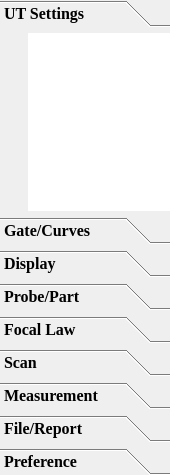
<?xml version="1.0" encoding="UTF-8"?>
<ui version="4.0">
 <class>FirstSecondMenuWidget</class>
 <widget class="QWidget" name="FirstSecondMenuWidget">
  <property name="geometry">
   <rect>
    <x>0</x>
    <y>0</y>
    <width>170</width>
    <height>475</height>
   </rect>
  </property>
  <property name="windowTitle">
   <string>Form</string>
  </property>
  <layout class="QGridLayout" name="gridLayout_2">
   <property name="leftMargin">
    <number>0</number>
   </property>
   <property name="topMargin">
    <number>0</number>
   </property>
   <property name="rightMargin">
    <number>0</number>
   </property>
   <property name="bottomMargin">
    <number>0</number>
   </property>
   <property name="spacing">
    <number>0</number>
   </property>
   <item row="0" column="0">
    <widget class="QFrame" name="frame_mainMenu">
     <property name="styleSheet">
      <string notr="true"/>
     </property>
     <property name="frameShape">
      <enum>QFrame::NoFrame</enum>
     </property>
     <property name="frameShadow">
      <enum>QFrame::Plain</enum>
     </property>
     <layout class="QVBoxLayout" name="verticalLayout" stretch="100">
      <property name="spacing">
       <number>0</number>
      </property>
      <property name="leftMargin">
       <number>0</number>
      </property>
      <property name="topMargin">
       <number>0</number>
      </property>
      <property name="rightMargin">
       <number>0</number>
      </property>
      <property name="bottomMargin">
       <number>0</number>
      </property>
      <item>
       <widget class="QToolBox" name="toolBox">
        <property name="font">
         <font>
          <family>Times New Roman</family>
          <pointsize>12</pointsize>
          <weight>75</weight>
          <bold>true</bold>
         </font>
        </property>
        <property name="styleSheet">
         <string notr="true">QToolBox::tab {
border-image: url(:/file/resources/arrowDown.png);
background: qlineargradient(x1: 0, y1: 0, x2: 0, y2: 1,
stop: 0 #E1E1E1, stop: 0.4 #DDDDDD,
stop: 0.5 #D8D8D8, stop: 1.0 #D3D3D3);
background-color: rgba(67, 67, 67, 0);
border-radius: 5px;
color: white;
}

QToolBox::tab:selected {
border-image: url(:/file/resources/arrowUp.png);
font: italic, &quot;Times New Roman&quot;, bold, 12px;
color: red;
}</string>
        </property>
        <property name="frameShape">
         <enum>QFrame::NoFrame</enum>
        </property>
        <property name="currentIndex">
         <number>0</number>
        </property>
        <widget class="QWidget" name="page_1">
         <property name="geometry">
          <rect>
           <x>0</x>
           <y>0</y>
           <width>170</width>
           <height>178</height>
          </rect>
         </property>
         <attribute name="label">
          <string>UT Settings</string>
         </attribute>
         <layout class="QHBoxLayout" name="horizontalLayout_1" stretch="1,5">
          <property name="spacing">
           <number>0</number>
          </property>
          <property name="leftMargin">
           <number>0</number>
          </property>
          <property name="topMargin">
           <number>0</number>
          </property>
          <property name="rightMargin">
           <number>0</number>
          </property>
          <property name="bottomMargin">
           <number>0</number>
          </property>
          <item>
           <spacer name="horizontalSpacer_1">
            <property name="orientation">
             <enum>Qt::Horizontal</enum>
            </property>
            <property name="sizeHint" stdset="0">
             <size>
              <width>40</width>
              <height>20</height>
             </size>
            </property>
           </spacer>
          </item>
          <item>
           <widget class="QListView" name="listView_1">
            <property name="sizePolicy">
             <sizepolicy hsizetype="Preferred" vsizetype="Preferred">
              <horstretch>0</horstretch>
              <verstretch>0</verstretch>
             </sizepolicy>
            </property>
            <property name="frameShape">
             <enum>QFrame::NoFrame</enum>
            </property>
            <property name="spacing">
             <number>8</number>
            </property>
           </widget>
          </item>
         </layout>
        </widget>
        <widget class="QWidget" name="page_2">
         <property name="geometry">
          <rect>
           <x>0</x>
           <y>0</y>
           <width>170</width>
           <height>178</height>
          </rect>
         </property>
         <attribute name="label">
          <string>Gate/Curves</string>
         </attribute>
         <layout class="QHBoxLayout" name="horizontalLayout_2" stretch="1,5">
          <property name="spacing">
           <number>0</number>
          </property>
          <property name="leftMargin">
           <number>0</number>
          </property>
          <property name="topMargin">
           <number>0</number>
          </property>
          <property name="rightMargin">
           <number>0</number>
          </property>
          <property name="bottomMargin">
           <number>0</number>
          </property>
          <item>
           <spacer name="horizontalSpacer_2">
            <property name="orientation">
             <enum>Qt::Horizontal</enum>
            </property>
            <property name="sizeHint" stdset="0">
             <size>
              <width>40</width>
              <height>20</height>
             </size>
            </property>
           </spacer>
          </item>
          <item>
           <widget class="QListView" name="listView_2">
            <property name="sizePolicy">
             <sizepolicy hsizetype="Preferred" vsizetype="Preferred">
              <horstretch>0</horstretch>
              <verstretch>0</verstretch>
             </sizepolicy>
            </property>
            <property name="frameShape">
             <enum>QFrame::NoFrame</enum>
            </property>
            <property name="spacing">
             <number>8</number>
            </property>
           </widget>
          </item>
         </layout>
        </widget>
        <widget class="QWidget" name="page_3">
         <property name="geometry">
          <rect>
           <x>0</x>
           <y>0</y>
           <width>170</width>
           <height>178</height>
          </rect>
         </property>
         <attribute name="label">
          <string>Display</string>
         </attribute>
         <layout class="QHBoxLayout" name="horizontalLayout_3" stretch="1,5">
          <property name="spacing">
           <number>0</number>
          </property>
          <property name="leftMargin">
           <number>0</number>
          </property>
          <property name="topMargin">
           <number>0</number>
          </property>
          <property name="rightMargin">
           <number>0</number>
          </property>
          <property name="bottomMargin">
           <number>0</number>
          </property>
          <item>
           <spacer name="horizontalSpacer_3">
            <property name="orientation">
             <enum>Qt::Horizontal</enum>
            </property>
            <property name="sizeHint" stdset="0">
             <size>
              <width>25</width>
              <height>20</height>
             </size>
            </property>
           </spacer>
          </item>
          <item>
           <widget class="QListView" name="listView_3">
            <property name="sizePolicy">
             <sizepolicy hsizetype="Preferred" vsizetype="Preferred">
              <horstretch>0</horstretch>
              <verstretch>0</verstretch>
             </sizepolicy>
            </property>
            <property name="frameShape">
             <enum>QFrame::NoFrame</enum>
            </property>
            <property name="spacing">
             <number>8</number>
            </property>
           </widget>
          </item>
         </layout>
        </widget>
        <widget class="QWidget" name="page_4">
         <property name="geometry">
          <rect>
           <x>0</x>
           <y>0</y>
           <width>170</width>
           <height>178</height>
          </rect>
         </property>
         <attribute name="label">
          <string>Probe/Part</string>
         </attribute>
         <layout class="QHBoxLayout" name="horizontalLayout_4" stretch="1,5">
          <property name="spacing">
           <number>0</number>
          </property>
          <property name="leftMargin">
           <number>0</number>
          </property>
          <property name="topMargin">
           <number>0</number>
          </property>
          <property name="rightMargin">
           <number>0</number>
          </property>
          <property name="bottomMargin">
           <number>0</number>
          </property>
          <item>
           <spacer name="horizontalSpacer_4">
            <property name="orientation">
             <enum>Qt::Horizontal</enum>
            </property>
            <property name="sizeHint" stdset="0">
             <size>
              <width>25</width>
              <height>20</height>
             </size>
            </property>
           </spacer>
          </item>
          <item>
           <widget class="QListView" name="listView_4">
            <property name="sizePolicy">
             <sizepolicy hsizetype="Preferred" vsizetype="Preferred">
              <horstretch>0</horstretch>
              <verstretch>0</verstretch>
             </sizepolicy>
            </property>
            <property name="frameShape">
             <enum>QFrame::NoFrame</enum>
            </property>
            <property name="spacing">
             <number>8</number>
            </property>
           </widget>
          </item>
         </layout>
        </widget>
        <widget class="QWidget" name="page_5">
         <property name="geometry">
          <rect>
           <x>0</x>
           <y>0</y>
           <width>170</width>
           <height>178</height>
          </rect>
         </property>
         <attribute name="label">
          <string>Focal Law</string>
         </attribute>
         <layout class="QHBoxLayout" name="horizontalLayout_5" stretch="1,5">
          <property name="spacing">
           <number>0</number>
          </property>
          <property name="leftMargin">
           <number>0</number>
          </property>
          <property name="topMargin">
           <number>0</number>
          </property>
          <property name="rightMargin">
           <number>0</number>
          </property>
          <property name="bottomMargin">
           <number>0</number>
          </property>
          <item>
           <spacer name="horizontalSpacer_5">
            <property name="orientation">
             <enum>Qt::Horizontal</enum>
            </property>
            <property name="sizeHint" stdset="0">
             <size>
              <width>25</width>
              <height>20</height>
             </size>
            </property>
           </spacer>
          </item>
          <item>
           <widget class="QListView" name="listView_5">
            <property name="sizePolicy">
             <sizepolicy hsizetype="Preferred" vsizetype="Preferred">
              <horstretch>0</horstretch>
              <verstretch>0</verstretch>
             </sizepolicy>
            </property>
            <property name="frameShape">
             <enum>QFrame::NoFrame</enum>
            </property>
            <property name="spacing">
             <number>8</number>
            </property>
           </widget>
          </item>
         </layout>
        </widget>
        <widget class="QWidget" name="page_6">
         <property name="geometry">
          <rect>
           <x>0</x>
           <y>0</y>
           <width>170</width>
           <height>178</height>
          </rect>
         </property>
         <attribute name="label">
          <string>Scan</string>
         </attribute>
         <layout class="QHBoxLayout" name="horizontalLayout_6" stretch="1,5">
          <property name="spacing">
           <number>0</number>
          </property>
          <property name="leftMargin">
           <number>0</number>
          </property>
          <property name="topMargin">
           <number>0</number>
          </property>
          <property name="rightMargin">
           <number>0</number>
          </property>
          <property name="bottomMargin">
           <number>0</number>
          </property>
          <item>
           <spacer name="horizontalSpacer_6">
            <property name="orientation">
             <enum>Qt::Horizontal</enum>
            </property>
            <property name="sizeHint" stdset="0">
             <size>
              <width>25</width>
              <height>20</height>
             </size>
            </property>
           </spacer>
          </item>
          <item>
           <widget class="QListView" name="listView_6">
            <property name="sizePolicy">
             <sizepolicy hsizetype="Preferred" vsizetype="Preferred">
              <horstretch>0</horstretch>
              <verstretch>0</verstretch>
             </sizepolicy>
            </property>
            <property name="frameShape">
             <enum>QFrame::NoFrame</enum>
            </property>
            <property name="spacing">
             <number>8</number>
            </property>
           </widget>
          </item>
         </layout>
        </widget>
        <widget class="QWidget" name="page_7">
         <property name="geometry">
          <rect>
           <x>0</x>
           <y>0</y>
           <width>170</width>
           <height>178</height>
          </rect>
         </property>
         <attribute name="label">
          <string>Measurement</string>
         </attribute>
         <layout class="QHBoxLayout" name="horizontalLayout_7" stretch="1,5">
          <property name="spacing">
           <number>0</number>
          </property>
          <property name="leftMargin">
           <number>0</number>
          </property>
          <property name="topMargin">
           <number>0</number>
          </property>
          <property name="rightMargin">
           <number>0</number>
          </property>
          <property name="bottomMargin">
           <number>0</number>
          </property>
          <item>
           <spacer name="horizontalSpacer_7">
            <property name="orientation">
             <enum>Qt::Horizontal</enum>
            </property>
            <property name="sizeHint" stdset="0">
             <size>
              <width>25</width>
              <height>20</height>
             </size>
            </property>
           </spacer>
          </item>
          <item>
           <widget class="QListView" name="listView_7">
            <property name="sizePolicy">
             <sizepolicy hsizetype="Preferred" vsizetype="Preferred">
              <horstretch>0</horstretch>
              <verstretch>0</verstretch>
             </sizepolicy>
            </property>
            <property name="frameShape">
             <enum>QFrame::NoFrame</enum>
            </property>
            <property name="spacing">
             <number>8</number>
            </property>
           </widget>
          </item>
         </layout>
        </widget>
        <widget class="QWidget" name="page_8">
         <property name="geometry">
          <rect>
           <x>0</x>
           <y>0</y>
           <width>170</width>
           <height>178</height>
          </rect>
         </property>
         <attribute name="label">
          <string>File/Report</string>
         </attribute>
         <layout class="QHBoxLayout" name="horizontalLayout_8" stretch="1,5">
          <property name="spacing">
           <number>0</number>
          </property>
          <property name="leftMargin">
           <number>0</number>
          </property>
          <property name="topMargin">
           <number>0</number>
          </property>
          <property name="rightMargin">
           <number>0</number>
          </property>
          <property name="bottomMargin">
           <number>0</number>
          </property>
          <item>
           <spacer name="horizontalSpacer_8">
            <property name="orientation">
             <enum>Qt::Horizontal</enum>
            </property>
            <property name="sizeHint" stdset="0">
             <size>
              <width>25</width>
              <height>20</height>
             </size>
            </property>
           </spacer>
          </item>
          <item>
           <widget class="QListView" name="listView_8">
            <property name="sizePolicy">
             <sizepolicy hsizetype="Preferred" vsizetype="Preferred">
              <horstretch>0</horstretch>
              <verstretch>0</verstretch>
             </sizepolicy>
            </property>
            <property name="frameShape">
             <enum>QFrame::NoFrame</enum>
            </property>
            <property name="spacing">
             <number>8</number>
            </property>
           </widget>
          </item>
         </layout>
        </widget>
        <widget class="QWidget" name="page_9">
         <property name="geometry">
          <rect>
           <x>0</x>
           <y>0</y>
           <width>170</width>
           <height>178</height>
          </rect>
         </property>
         <attribute name="label">
          <string>Preference</string>
         </attribute>
         <layout class="QHBoxLayout" name="horizontalLayout_9" stretch="1,5">
          <property name="spacing">
           <number>0</number>
          </property>
          <property name="leftMargin">
           <number>0</number>
          </property>
          <property name="topMargin">
           <number>0</number>
          </property>
          <property name="rightMargin">
           <number>0</number>
          </property>
          <property name="bottomMargin">
           <number>0</number>
          </property>
          <item>
           <spacer name="horizontalSpacer_9">
            <property name="orientation">
             <enum>Qt::Horizontal</enum>
            </property>
            <property name="sizeHint" stdset="0">
             <size>
              <width>25</width>
              <height>20</height>
             </size>
            </property>
           </spacer>
          </item>
          <item>
           <widget class="QListView" name="listView_9">
            <property name="sizePolicy">
             <sizepolicy hsizetype="Preferred" vsizetype="Preferred">
              <horstretch>0</horstretch>
              <verstretch>0</verstretch>
             </sizepolicy>
            </property>
            <property name="frameShape">
             <enum>QFrame::NoFrame</enum>
            </property>
            <property name="spacing">
             <number>8</number>
            </property>
           </widget>
          </item>
         </layout>
        </widget>
       </widget>
      </item>
     </layout>
    </widget>
   </item>
  </layout>
 </widget>
 <resources/>
 <connections/>
</ui>
